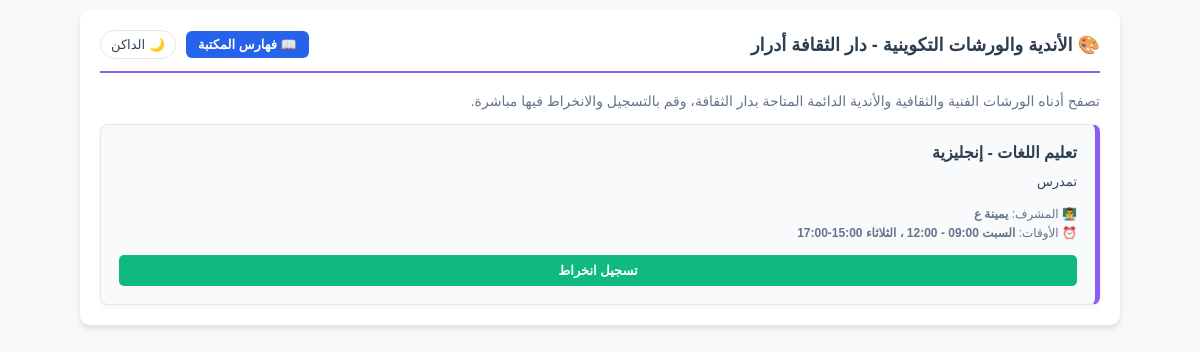
Screenshot of /workshops with the database file from the repository.
### main.py (models this page shows)
class Workshop(Base):
  __tablename__ = "workshops"
  id = Column(Integer, primary_key=True, index=True)
  title = Column(String, index=True)
  description = Column(String)
  supervisor = Column(String)
  schedule = Column(String)

### main.py (the view)
@app.get("/workshops", response_class=HTMLResponse)
def workshops_page(request: Request, db: Session = Depends(get_db)):
  workshops = db.query(Workshop).all()
  return templates.TemplateResponse(
      request, "workshops.html", {"workshops": workshops}
  )

### templates/workshops.html (shortened to what this page needs)
<!DOCTYPE html>
<html lang="ar" dir="rtl">
<head>
</head>
<body data-theme="light">
    <div class="container">
        <div class="header-section">
            <div class="header-title">
                <h1>🎨 الأندية والورشات التكوينية - دار الثقافة أدرار</h1>
            </div>
            <div class="nav-links">
                <a href="/" class="nav-btn">📖 فهارس المكتبة</a>
                <button class="theme-toggle-btn" id="themeToggleBtn" onclick="toggleTheme()">🌙 الداكن</button>
            </div>
        </div>
        <p style="font-size: 14px; color: #64748b; margin-top: 0;">تصفح أدناه الورشات الفنية والثقافية والأندية الدائمة المتاحة بدار الثقافة، وقم بالتسجيل والانخراط فيها مباشرة.</p>
        <div class="workshops-grid">
            {% if workshops %}
                {% for w in workshops %}
                <div class="workshop-card">
                    <div>
                        <h3 class="workshop-title">{{ w.title }}</h3>
                        <div class="workshop-desc">{{ w.description }}</div>
                        <div class="workshop-info">
                            <span>👨‍🏫 المشرف: <b>{{ w.supervisor }}</b></span>
                            <span>⏰ الأوقات: <b>{{ w.schedule }}</b></span>
                        </div>
                    </div>
                    <button class="register-btn" onclick="openRegModal({{ w.id }}, '{{ w.title.replace("'", "\\'") }}')">تسجيل انخراط</button>
                </div>
                {% endfor %}
            {% else %}
                <div style="grid-column: 1 / -1; text-align: center; padding: 40px; color: #64748b;">
                    لا توجد أي ورشات أو أندية معلنة حالياً. ترقبوا الإعلانات القادمة!
                </div>
            {% endif %}
        </div>
    </div>
</body>
</html>

### templates/workshops.html (style rules this page uses)
:root { --bg-color: #f8f9fa; --container-bg: #ffffff; --text-color: #334155; --title-color: #2c3e50; --border-color: #e2e8f0; --card-bg: #f8fafc; }
body { font-family: Tahoma, sans-serif; background-color: var(--bg-color); color: var(--text-color); margin: 0; padding: 10px; direction: rtl; transition: background 0.3s, color 0.3s; }
.container { max-width: 1000px; margin: auto; background: var(--container-bg); padding: 20px; border-radius: 10px; box-shadow: 0 4px 6px rgba(0,0,0,0.1); transition: background 0.3s; }
.header-section { display: flex; align-items: center; justify-content: space-between; border-bottom: 2px solid #8b5cf6; padding-bottom: 12px; margin-bottom: 20px; flex-wrap: wrap; gap: 10px; }
.header-title h1 { color: var(--title-color); margin: 0; font-size: 18px; }
.nav-links { display: flex; gap: 10px; align-items: center; }
.nav-btn { background-color: #2563eb; color: white; padding: 6px 12px; border-radius: 6px; text-decoration: none; font-size: 13px; font-weight: bold; }
.theme-toggle-btn { background: none; border: 1px solid var(--border-color); color: var(--text-color); padding: 6px 10px; border-radius: 20px; cursor: pointer; font-size: 13px; }
.workshops-grid { display: grid; grid-template-columns: repeat(auto-fit, minmax(280px, 1fr)); gap: 20px; margin-top: 15px; }
.workshop-card { background: var(--card-bg); border: 1px solid var(--border-color); border-radius: 8px; padding: 18px; display: flex; flex-direction: column; justify-content: space-between; border-right: 5px solid #8b5cf6; box-shadow: 0 2px 4px rgba(0,0,0,0.05); }
.workshop-title { font-size: 16px; font-weight: bold; color: var(--title-color); margin-top: 0; margin-bottom: 10px; }
.workshop-desc { font-size: 13px; color: var(--text-color); margin-bottom: 15px; line-height: 1.5; }
.workshop-info { font-size: 12px; color: #64748b; margin-bottom: 15px; display: flex; flex-direction: column; gap: 5px; }
.register-btn { background-color: #10b981; color: white; border: none; padding: 8px 15px; border-radius: 5px; font-weight: bold; cursor: pointer; font-size: 13px; text-align: center; }

### rows the page displays
Workshop: title "تعليم اللغات - إنجليزية", description "تمدرس", supervisor "يمينة ع", schedule "السبت 09:00 - 12:00 ، الثلاثاء 15:00-17:00"
